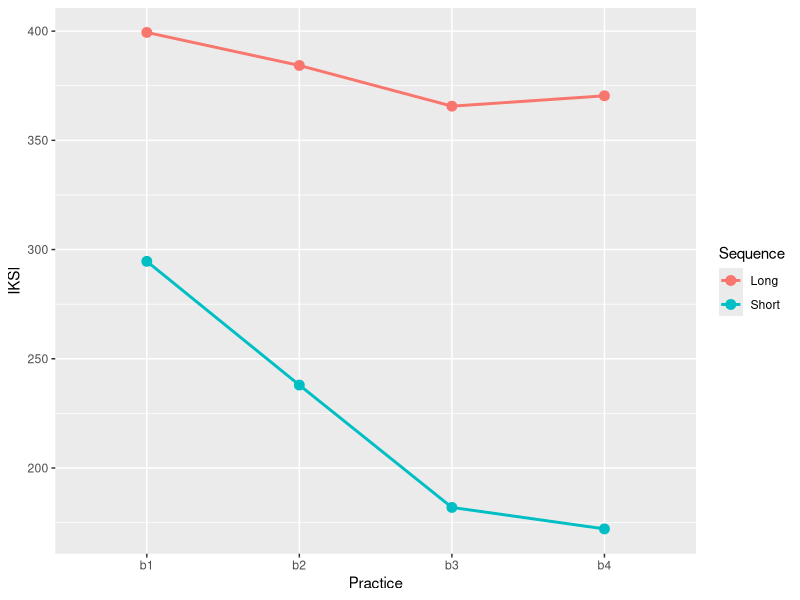
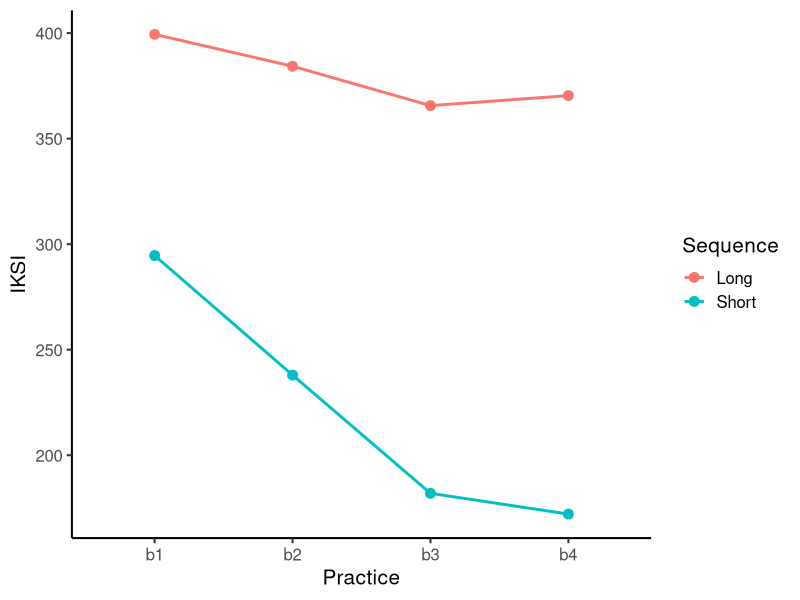
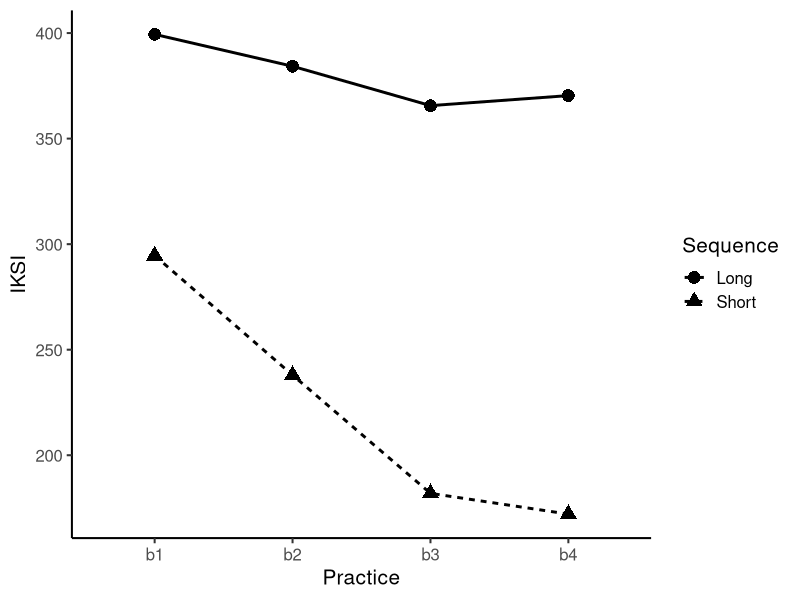
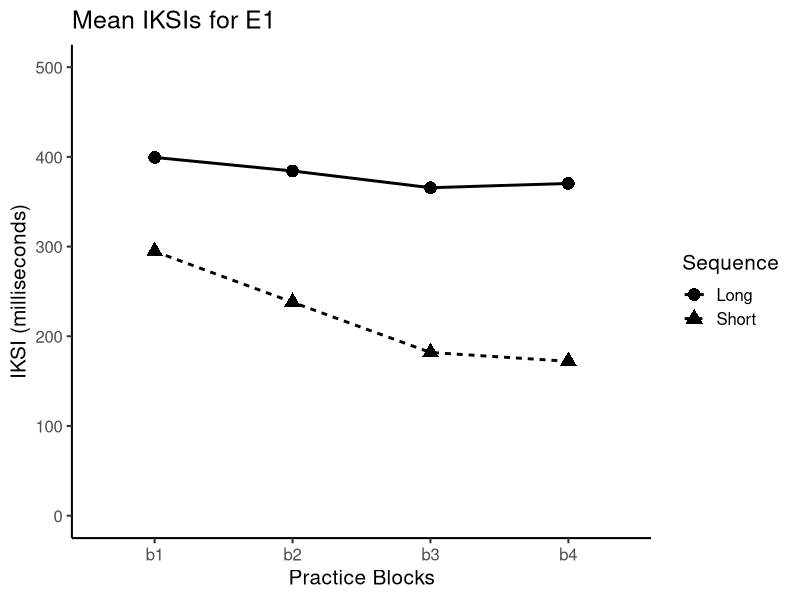
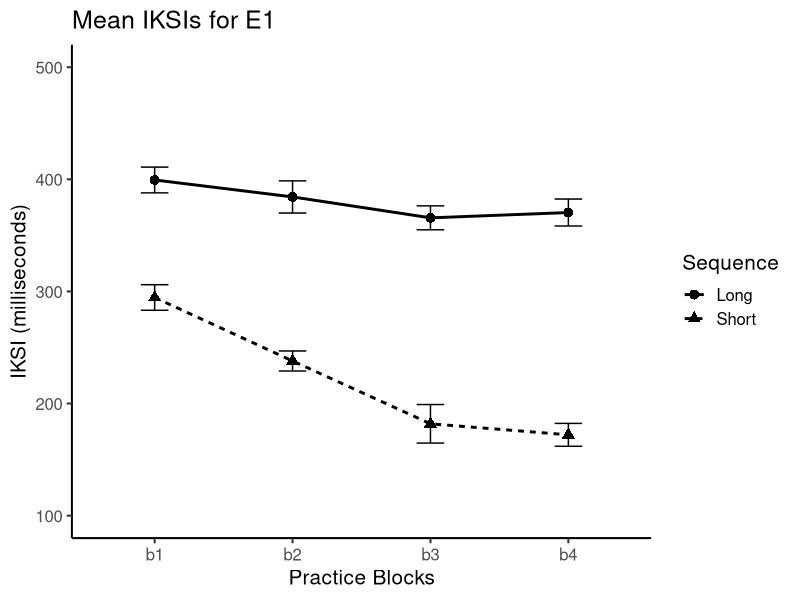

The R source for these figures, in order:
## ---- chunk 1
library(ggplot2)
Subjects<-factor(c(rep(seq(1,20),8)))
S1<-rnorm(20,mean=300,sd=50)
S2<-rnorm(20,mean=230,sd=50)
S3<-rnorm(20,mean=190,sd=50)
S4<-rnorm(20,mean=180,sd=50)
L1<-rnorm(20,mean=400,sd=50)
L2<-rnorm(20,mean=390,sd=50)
L3<-rnorm(20,mean=380,sd=50)
L4<-rnorm(20,mean=370,sd=50)
IKSI<-c(S1,S2,S3,S4,L1,L2,L3,L4)
IKSI[IKSI<0]<-0
Sequence<-c(rep("Short",80),rep("Long",80))
Practice<- rep(c("b1","b2","b3","b4"),2, each=20)
AllData<-data.frame(Subjects,IKSI,Practice,Sequence)
## ---- chunk 2
IKSImeans<-aggregate(IKSI~Practice*Sequence, data=AllData, mean)
## ---- chunk 3
IKSImeans
## ---- chunk 4
ggplot(data=IKSImeans, aes(x=Practice,
      y=IKSI,group=Sequence, color=Sequence))+
geom_line(size=1)+ 
geom_point(size=3)
## ---- chunk 5
ggplot(data=IKSImeans, aes(x=Practice, y=IKSI,
      group=Sequence, color=Sequence))+
  geom_line(size=1) + 
  geom_point(size=3) +
  theme_classic(base_size=15)
## ---- chunk 6
ggplot(data=IKSImeans, aes(x=Practice, 
      y=IKSI, group=Sequence))+
geom_line(size=1,aes(linetype=Sequence))+
	geom_point(size=4,aes(shape=Sequence)) +
	theme_classic(base_size=15)
## ---- chunk 7
ggplot(data=IKSImeans, aes(x=Practice, 
      y=IKSI, group=Sequence))+
geom_line(size=1,aes(linetype=Sequence))+
      geom_point(size=4,aes(shape=Sequence)) +
	ylab("IKSI (milliseconds)") +
xlab("Practice Blocks") +
ggtitle("Mean IKSIs for E1") +
ylim(c(0,500)) +
	theme_classic(base_size=15)
## ---- chunk 8
IKSImeans<-aggregate(IKSI~Practice*Sequence, 
            data=AllData, mean)
## ---- chunk 9
stde<-function(x) sd(x)/sqrt(length(x))
## ---- chunk 10
IKSIserr<-aggregate(IKSI~Practice*Sequence, 
          data=AllData, stde)
## ---- chunk 11
IKSIall<-data.frame(IKSImeans,stde=IKSIserr$IKSI)
## ---- chunk 12
IKSIall
## ---- chunk 13
limits <- aes(ymax = IKSI + stde, ymin=IKSI - stde)
ggplot(data=IKSIall, aes(x=Practice, 
        y=IKSI, group=Sequence))+
geom_line(size=1,aes(linetype=Sequence))+
      geom_point(size=3,aes(shape=Sequence)) +
	ylab("IKSI (milliseconds)") +
xlab("Practice Blocks") +
ggtitle("Mean IKSIs for E1") +
ylim(c(100,500)) +
geom_errorbar(limits, width=.2) +
	theme_classic(base_size=15)
